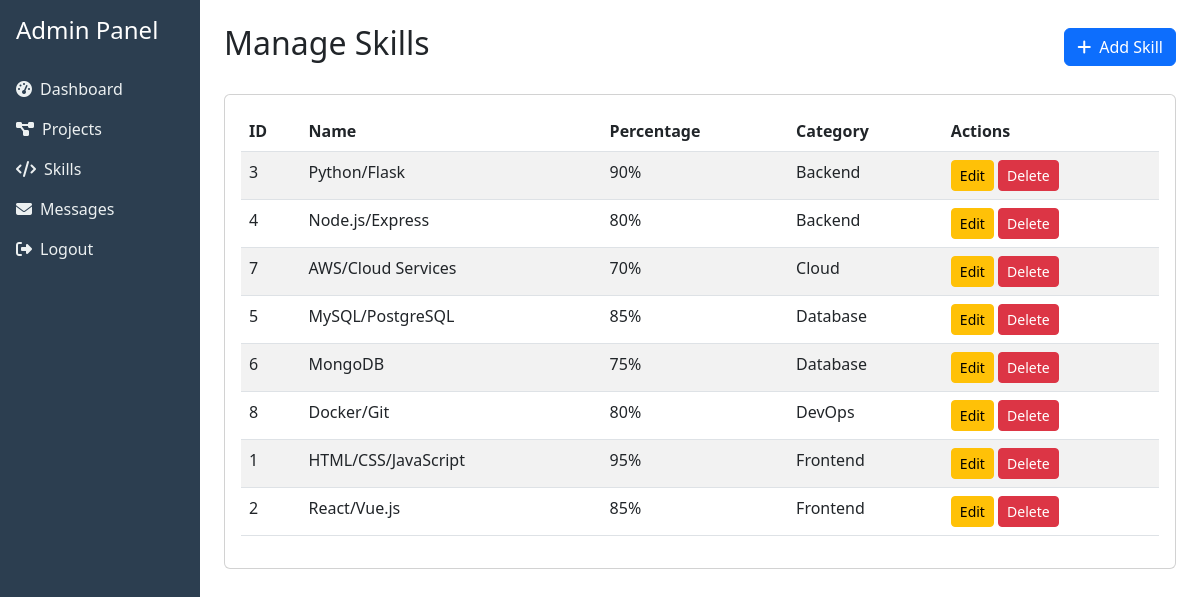
Page /admin/skills (signed in) on the committed database.
### tables this page shows
CREATE TABLE skills
                     (id INTEGER PRIMARY KEY AUTOINCREMENT,
                      name TEXT NOT NULL,
                      percentage INTEGER NOT NULL,
                      category TEXT NOT NULL);

### app.py (the view)
@app.route('/admin/skills')
def admin_skills():
    if not session.get('admin_logged_in'):
        return redirect(url_for('admin_login'))
    try:
        conn = get_db_connection()
        skills = conn.execute('SELECT * FROM skills ORDER BY category, percentage DESC').fetchall()
        conn.close()
        return render_template('admin_skills.html', skills=skills)
    except Exception as e:
        return f"Error loading skills: {e}"

### app.py (called while the page is built)
def get_db_connection():
    conn = sqlite3.connect('database.db')
    conn.row_factory = sqlite3.Row
    return conn

### templates/admin_skills.html (shortened to what this page needs)
<!DOCTYPE html>
<html lang="en">
<head>
    <link href="https://cdn.jsdelivr.net/npm/bootstrap@5.3.0/dist/css/bootstrap.min.css" rel="stylesheet">
    <link href="https://cdnjs.cloudflare.com/ajax/libs/font-awesome/6.4.0/css/all.min.css" rel="stylesheet">
</head>
<body>
    <div class="container-fluid">
        <div class="row">
            <div class="col-md-3 col-lg-2 sidebar p-0">
                <div class="p-3">
                    <h4 class="text-white">Admin Panel</h4>
                </div>
                <nav class="nav flex-column">
                    <a class="nav-link" href="/admin">
                        <i class="fas fa-tachometer-alt me-2"></i>Dashboard
                    </a>
                    <a class="nav-link" href="/admin/projects">
                        <i class="fas fa-project-diagram me-2"></i>Projects
                    </a>
                    <a class="nav-link active" href="/admin/skills">
                        <i class="fas fa-code me-2"></i>Skills
                    </a>
                    <a class="nav-link" href="/admin/messages">
                        <i class="fas fa-envelope me-2"></i>Messages
                    </a>
                    <a class="nav-link" href="/admin/logout">
                        <i class="fas fa-sign-out-alt me-2"></i>Logout
                    </a>
                </nav>
            </div>
            <div class="col-md-9 col-lg-10 ml-sm-auto px-4 py-4">
                <div class="d-flex justify-content-between align-items-center mb-4">
                    <h2>Manage Skills</h2>
                    <button class="btn btn-primary" data-bs-toggle="modal" data-bs-target="#addSkillModal">
                        <i class="fas fa-plus me-2"></i>Add Skill
                    </button>
                </div>
                <div class="card">
                    <div class="card-body">
                        {% if skills %}
                        <div class="table-responsive">
                            <table class="table table-striped">
                                <thead>
                                    <tr>
                                        <th>ID</th>
                                        <th>Name</th>
                                        <th>Percentage</th>
                                        <th>Category</th>
                                        <th>Actions</th>
                                    </tr>
                                </thead>
                                <tbody>
                                    {% for skill in skills %}
                                    <tr>
                                        <td>{{ skill['id'] }}</td>
                                        <td>{{ skill['name'] }}</td>
                                        <td>{{ skill['percentage'] }}%</td>
                                        <td>{{ skill['category'] }}</td>
                                        <td>
                                            <button class="btn btn-sm btn-warning" onclick="editSkill({{ skill['id'] }}, '{{ skill['name'] }}', {{ skill['percentage'] }}, '{{ skill['category'] }}')">Edit</button>
                                            <button class="btn btn-sm btn-danger" onclick="deleteSkill({{ skill['id'] }})">Delete</button>
                                        </td>
                                    </tr>
                                    {% endfor %}
                                </tbody>
                            </table>
                        </div>
                        {% else %}
                        <p class="text-muted">No skills found.</p>
                        {% endif %}
                    </div>
                </div>
            </div>
        </div>
    </div>
</body>
</html>

### templates/admin_skills.html (style rules this page uses)
.sidebar { min-height: 100vh; background: #2c3e50; }
.sidebar .nav-link { color: #ecf0f1; }

### rows in the picture
skills: id "3", name "Python/Flask", percentage "90", category "Backend"
skills: id "4", name "Node.js/Express", percentage "80", category "Backend"
skills: id "7", name "AWS/Cloud Services", percentage "70", category "Cloud"
skills: id "5", name "MySQL/PostgreSQL", percentage "85", category "Database"
skills: id "6", name "MongoDB", percentage "75", category "Database"
skills: id "8", name "Docker/Git", percentage "80", category "DevOps"
skills: id "1", name "HTML/CSS/JavaScript", percentage "95", category "Frontend"
skills: id "2", name "React/Vue.js", percentage "85", category "Frontend"
